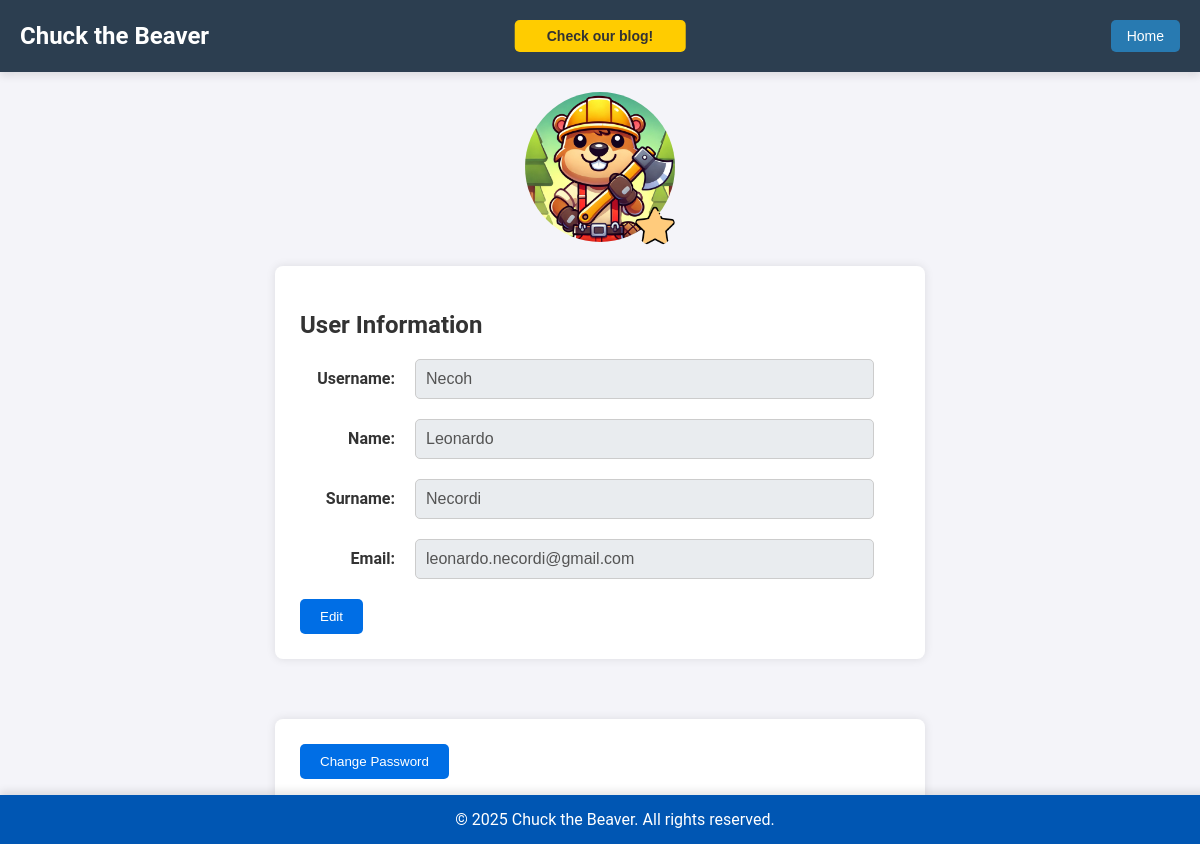
Screenshot of /formModifica.php (signed in) with the database file from the repository.
### tables this page shows
CREATE TABLE `users` (
  `email` varchar(254) NOT NULL,
  `firstname` varchar(50) NOT NULL,
  `lastname` varchar(50) NOT NULL,
  `username` varchar(50) DEFAULT NULL,
  `admin` tinyint(1) NOT NULL DEFAULT 0,
  `password` char(60) NOT NULL
);

### database/get_user_info.php (called while the page is built, shortened)
<?php
include("connessioneDB.php");
$email = $_SESSION["email"];
try {
    $query = "SELECT username, firstname, lastname, email FROM users WHERE email = :email";
    $stmt = $conn->prepare($query);
    $stmt->bindParam(':email', $email, PDO::PARAM_STR);
    $stmt->execute();
    if ($stmt->rowCount() === 0) {
        echo "No user found";
        $first = $last = $email = "";
    } else {
        $row = $stmt->fetch();
        $first = htmlspecialchars($row["firstname"], ENT_QUOTES, 'UTF-8');
        $last = htmlspecialchars($row["lastname"], ENT_QUOTES, 'UTF-8');
        $email = htmlspecialchars($row["email"], ENT_QUOTES, 'UTF-8');
        $username = htmlspecialchars( $row["username"], ENT_QUOTES, 'UTF-8');
    }
} catch (PDOException $e) {
    error_log("Database error: " . $e->getMessage());
    exit("Something went wrong, visit us later");
}
?>

### formModifica.php (the view, shortened to what this page needs)
<!DOCTYPE html>
<html lang="en">
<head>
    <link rel="stylesheet" href="css/formModifica.css">
    <link rel="stylesheet" href="css/loader.css">
</head>
<body>
    <?php
        require_once 'header.php';
        require_once 'database/get_user_info.php';
    ?>
    <div class="container">
        <div class="profile-image-wrapper">
            <img src="images/profilePicture.png" alt="User Icon" title="User Icon" id="profileImage" class="mainImage">
            <?php
                if(isset($_SESSION['admin'])) echo "<img src='images/star.png' class='admin-badge' alt='AdminBadge' title='AdminBadge'>";
            ?>
        </div>
        <div class="user-info">
            <h2>User Information</h2>
            <form id="userForm">
            <div class="form-group">
                <label for="username">Username:</label>
                <input type="text" id="username" name="username" placeholder="Username"
                    value="<?php echo htmlspecialchars($username, ENT_QUOTES); ?>" disabled required>
            </div>
            <div class="form-group">
                <label for="firstname">Name:</label>
                <input type="text" id="firstname" name="firstname" placeholder="Name"
                    value="<?php echo htmlspecialchars($first, ENT_QUOTES); ?>" disabled required>
            </div>
            <div class="form-group">
                <label for="lastname">Surname:</label>
                <input type="text" id="lastname" name="lastname" placeholder="Surname"
                    value="<?php echo htmlspecialchars($last, ENT_QUOTES); ?>" disabled required>
            </div>
            <div class="form-group">
                <label for="email">Email:</label>
                <input type="email" id="email" name="email" placeholder="Email"
                    value="<?php echo htmlspecialchars($email, ENT_QUOTES); ?>" disabled required>
            </div>
                <div class="buttons">
                    <button id="editProfile" type="button">Edit</button>
                </div>
            </form>
        </div>
        <div class="password-section">
            <button id="editPassword">Change Password</button>
            </div>
        </div>
        <?php require 'footer.php'; ?>
    </body>
</html>

### css/formModifica.css (style rules this page uses)
.container { display: flex; flex-direction: column; align-items: center; gap: 20px; margin-top: 20px; }
.mainImage { width: 150px; border-radius: 50%; transition: transform 0.3s ease, box-shadow 0.3s ease; cursor: pointer; }
.user-info, .password-section { max-width: 600px; width: 100%; background: #fff; padding: 25px; border-radius: 8px; box-shadow: 0 0 10px rgba(0, 0, 0, 0.1); margin-bottom: 40px; }
h2 { margin-bottom: 20px; position: sticky; top: 0; background: #fff; z-index: 1; }
.form-group { display: grid; grid-template-columns: 100px 1fr; gap: 15px; margin-bottom: 20px; align-items: center; }
.form-group label { text-align: right; font-weight: bold; color: #333; white-space: nowrap; padding-right: 5px; }
.form-group input { padding: 10px; padding-left: 10px; border: 1px solid #ccc; border-radius: 5px; font-size: 16px; width: 90%; }
input:disabled { background-color: #e9ecef; }
.buttons { display: flex; gap: 10px; }
button { padding: 10px 20px; border: none; border-radius: 5px; cursor: pointer; color: #fff; }
#editProfile, #saveProfile, #editPassword { background-color: #006ee5; }
.profile-image-wrapper { position: relative; display: inline-block; }
.admin-badge { position: absolute; bottom: 0; right: 0; width: 40px; height: 40px; border-radius: 90%; }

### css/header.css (style rules this page uses)
body { font-family: 'Roboto', sans-serif; margin: 0; padding: 0; background-color: #f4f4f9; color: #333; }

### rows the page displays
users: username "Necoh", firstname "Leonardo", lastname "Necordi", email "leonardo.necordi@gmail.com"
